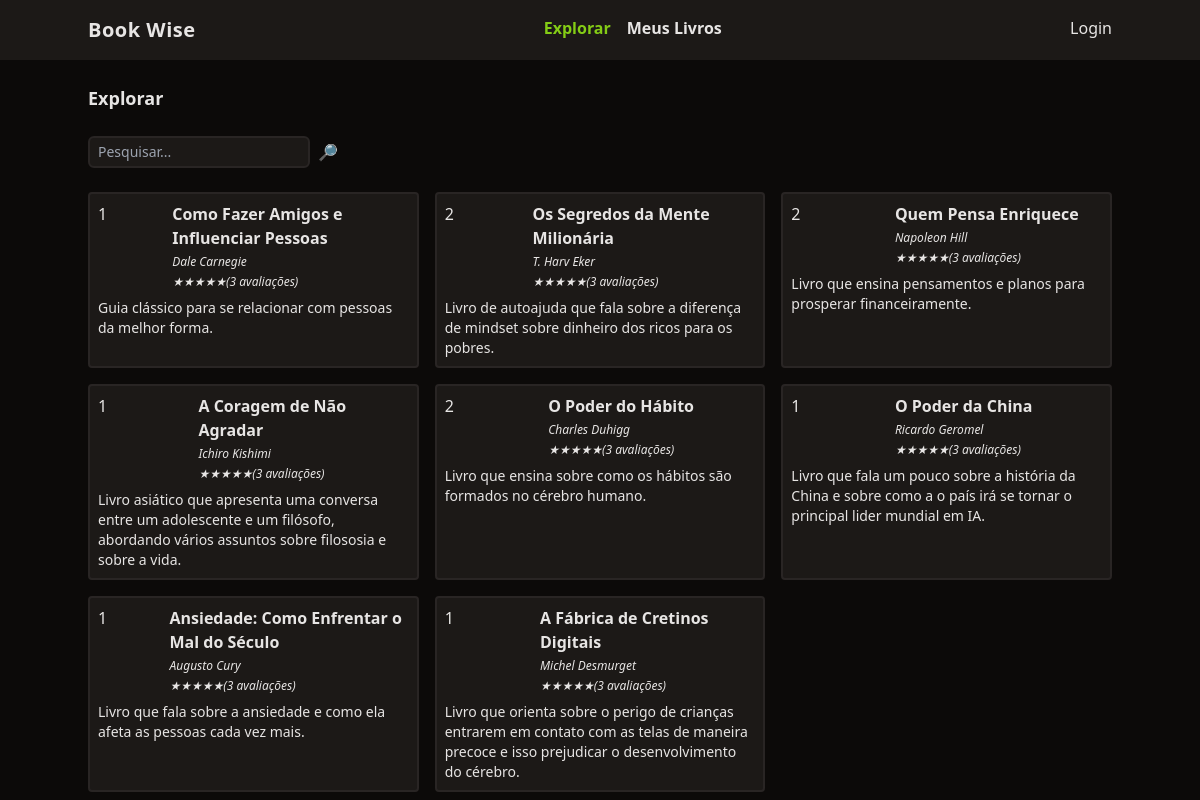
The page / on the database its author committed.
### tables this page shows
CREATE TABLE livros (
  id integer primary key,
 	titulo varchar(255),
  autor varchar(100),
  descricao text,
  ano_de_lancamento integer,
  nro_paginas integer,
  usuario_id integer,
  foreign key (usuario_id) references usuarios(id) on delete cascade
);

### functions.php (called while the page is built, shortened)
<?php
    function view($view, $data = []){
         require 'views/templates/app.php';
    }
    function config($chave = null){
        $config =  require 'config.php';
        if(strlen($chave) > 0){
            return $config[$chave];
        }
        return $config;
    }
?>

### controllers/index.controller.php (called while the page is built)
<?php
    $pesquisar = $_REQUEST['pesquisar'] ?? '';
    $livros = $database->query(
            query: "select * from livros where titulo like :filtro",
            class: Livro::class,
            params: ['filtro'=>"%$pesquisar%"])
            ->fetchAll();
    view('index', ['livros'=>$livros]);
?>

### routes.php (called while the page is built, shortened)
<?php
    $controller = str_replace('/','', parse_url($_SERVER['REQUEST_URI'])['path']);
    if(! $controller){
        $controller = 'index';
    }
    require "controllers/{$controller}.controller.php";
?>

### index.php (called while the page is built, shortened)
<?php
    require 'functions.php';
    require 'database.php';
    require 'routes.php';
?>

### config.php (called while the page is built)
<?php
    return [
        'database'=> [
        'driver' => 'sqlite',
        'database' => 'database.sqlite'
        ]
    ];
?>

### database.php (called while the page is built)
<?php
    class Database
    {
        private $db;
        public function __construct($config)
        {
            $connectionString = $config['driver'] . ':' . $config['database'];
             $this->db = new PDO($connectionString);
        }
        public function query($query, $class = null, $params = []){
            $prepare = $this->db->prepare($query);
             if($class){
                $prepare->setFetchMode(PDO::FETCH_CLASS, $class);
            }
            $prepare->execute($params);
            return $prepare;
        }
    }
    $database = new Database(config('database'));
?>

### views/index.view.php (the view)
<h1 class="mt-6 font-bold text-lg">Explorar</h1>
<form class="w-full flex space-x-2 mt-6">
    <input type="text" class="border-stone-800 border-2 rounded-md bg-stone-900 text-sm focus:outline-none px-2 py-1" placeholder="Pesquisar..." name="pesquisar">
    <button type="submit">🔎</button>
</form>
<section class="grid grid-cols-1 md:grid-cols-2 lg:grid-cols-3 gap-4 ">
    <?php foreach($livros as $livro): ?>
        <div class="p-2 rounded border-stone-800 border-2 bg-stone-900">
            <div class="flex">
                <div class="w-1/3"><?=$livro->usuario_id;?></div>
                <div class="space-y-1">
                    <a href="/livro?id=<?=$livro->id?>" class="font-semibold hover:underline"><?=$livro->titulo?></a>
                    <div class="text-xs italic"><?=$livro->autor?></div>
                    <div class="text-xs italic">★★★★★(3 avaliações)</div>
                </div>
            </div>
            <div class="text-sm mt-2"><?=$livro->descricao?></div>
        </div>
    <?php endforeach; ?>
</section>

### views/templates/app.php (shortened to what this page needs)
<!DOCTYPE html>
<html lang="en">
<head>
    <script src="https://cdn.tailwindcss.com"></script>
</head>
<body class="bg-stone-950 text-stone-200">
    <header class="bg-stone-900">
        <nav class="flex justify-between py-4 max-w-screen-lg mx-auto">
            <div class="font-bold text-xl tracking-wide">Book Wise</div>
            <ul class="flex space-x-4 font-bold">
                <li><a href="/" class="text-lime-500">Explorar</a></li>
                <li><a href="/meus-livros" class="hover:underline">Meus Livros</a></li>
            </ul>
            <ul>
                <?php if(isset($_SESSION['auth'])):  ?>
                    <li><a href="/logout" class="hover:underline">Olá, <?=$_SESSION['auth']->nome?></a></li>
                <?php else:  ?>
                    <li><a href="/login" class="hover:underline">Login</a></li>
                <?php endif;  ?>
            </ul>
        </nav>
    </header>
    <main class="mx-auto max-w-screen-lg space-y-6">
        <?php require "views/{$view}.view.php"; ?>
    </main>
</body>
</html>

### rows shown on the page
livros: usuario "1", titulo "Como Fazer Amigos e Influenciar Pessoas", autor "Dale Carnegie", descricao "Guia clássico para se relacionar com pessoas da melhor forma."
livros: usuario "2", titulo "Os Segredos da Mente Milionária", autor "T. Harv Eker", descricao "Livro de autoajuda que fala sobre a diferença de mindset sobre dinheiro dos ricos para os pobres."
livros: usuario "2", titulo "Quem Pensa Enriquece", autor "Napoleon Hill", descricao "Livro que ensina pensamentos e planos para prosperar financeiramente."
livros: usuario "1", titulo "A Coragem de Não Agradar", autor "Ichiro Kishimi", descricao "Livro asiático que apresenta uma conversa entre um adolescente e um filósofo, abordando vários assuntos sobre filososia e sobre a vida."
livros: usuario "2", titulo "O Poder do Hábito", autor "Charles Duhigg", descricao "Livro que ensina sobre como os hábitos são formados no cérebro humano."
livros: usuario "1", titulo "O Poder da China", autor "Ricardo Geromel", descricao "Livro que fala um pouco sobre a história da China e sobre como a o país irá se tornar o principal lider mundial em IA."
livros: usuario "1", titulo "Ansiedade: Como Enfrentar o Mal do Século", autor "Augusto Cury", descricao "Livro que fala sobre a ansiedade e como ela afeta as pessoas cada vez mais."
livros: usuario "1", titulo "A Fábrica de Cretinos Digitais", autor "Michel Desmurget", descricao "Livro que orienta sobre o perigo de crianças entrarem em contato com as telas de maneira precoce e isso prejudicar o desenvolvimento do cérebro."
